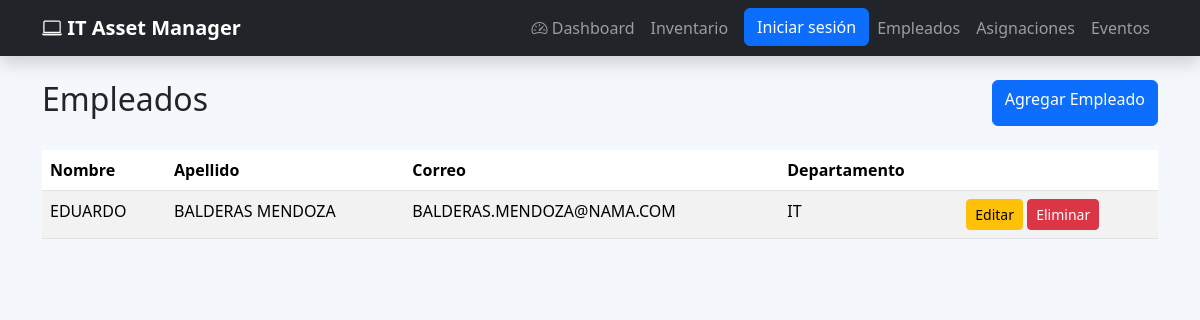
/empleados/, run on an earlier commit of the app's database.
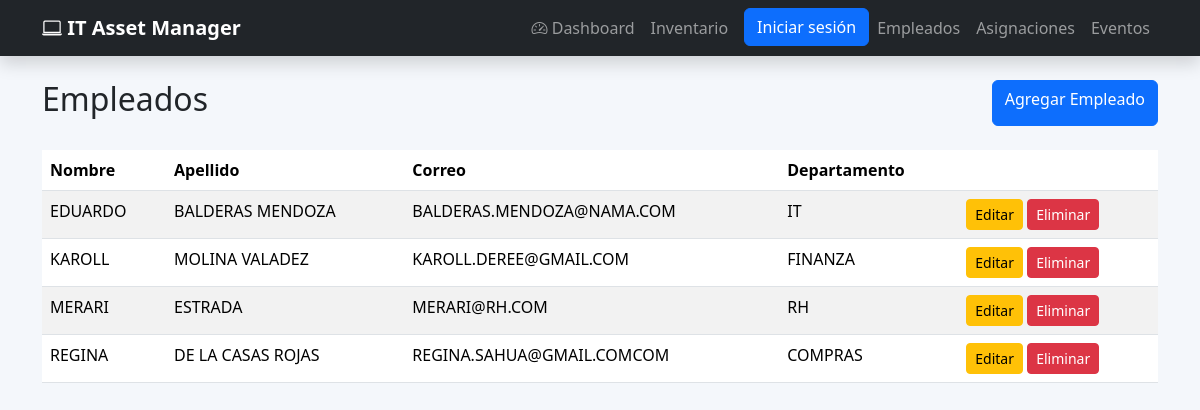
And on a later commit of the database.
### empleados/models.py (models this page shows, shortened)
class Empleado(models.Model):
    numero_empleado = models.CharField(
        max_length=10,
        unique=True
    )
    nombre = models.CharField(
        max_length=50
    )
    apellido = models.CharField(
        max_length=50
    )
    departamento = models.CharField(
        max_length=50
    )
    correo = models.EmailField(
        unique=True
    )
    telefono = models.CharField(
        max_length=15
    )
    activo = models.BooleanField(
        default=True
    )
    fecha_registro = models.DateTimeField(
        auto_now_add=True
    )

### empleados/views.py (the view)
# urls.py: path("",views.lista_empleados,name="lista_empleados"),
def lista_empleados(request):
    empleados = Empleado.objects.all().order_by("nombre")
    return render(
        request,
        "empleados/lista_empleados.html",
        {
            "empleados": empleados
        }
    )

### templates/empleados/lista_empleados.html (shortened to what this page needs)
{% extends 'layouts/base.html' %}
{% block content %}
<div class="container mt-4">
    <div class="d-flex justify-content-between mb-4">
        <h2>Empleados</h2>
        <a href="{% url 'crear_empleado' %}" class="btn btn-primary">
            Agregar Empleado
        </a>
    </div>
    <table class="table table-striped table-hover">
        <thead>
            <tr>
                <th>Nombre</th>
                <th>Apellido</th>
                <th>Correo</th>
                <th>Departamento</th>
                <th></th>
            </tr>
        </thead>
        <tbody>
            {% for empleado in empleados %}
            <tr>
                <td class="copiar" ondblclick="copiarTexto(this)">
                    {{ empleado.nombre }}
                </td>
                <td class="copiar" ondblclick="copiarTexto(this)">
                    {{ empleado.apellido }}
                </td>
                <td class="copiar" ondblclick="copiarTexto(this)">
                    {{ empleado.correo }}
                </td>
                <td class="copiar" ondblclick="copiarTexto(this)">
                    {{ empleado.departamento }}
                </td>
                <td>
                    <a href="{% url 'editar_empleado' empleado.id %}"
                       class="btn btn-warning btn-sm">
                        Editar
                    </a>
                    <a href="{% url 'eliminar_empleado' empleado.id %}"
                       class="btn btn-danger btn-sm">
                        Eliminar
                    </a>
                </td>
            </tr>
            {% empty %}
            <tr>
                <td colspan="5">
                    No hay empleados registrados.
                </td>
            </tr>
            {% endfor %}
        </tbody>
    </table>
</div>
{% endblock %}

What changed in the data, as far as the page shows it:
added Empleado: nombre "KAROLL", apellido "MOLINA VALADEZ", correo "KAROLL.DEREE@GMAIL.COM", departamento "FINANZA"
added Empleado: nombre "MERARI", apellido "ESTRADA", correo "MERARI@RH.COM", departamento "RH"
added Empleado: nombre "REGINA", apellido "DE LA CASAS ROJAS", correo "REGINA.SAHUA@GMAIL.COMCOM", departamento "COMPRAS"
